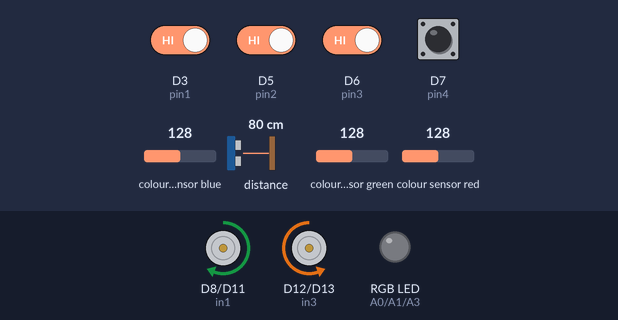
A sketch run on a simulated Arduino Nano 33 BLE. Shown: motor-driver pin pairs drawn as motors (green arrow = first pin HIGH = forward, orange = second pin HIGH = backward, longer = more drive, scaled by the enable pin), an RGB LED mixed from three pins (HIGH = lit). The inputs (shaded band) are chosen by the test bench; at power-on: D3 (pin1), D5 (pin2), D6 (pin3), D7 (pin4) HIGH, distance to the obstacle 80 cm, colour sensor blue 128, colour sensor green 128, colour sensor red 128.

Above: at 2.8 s.
2.9 s: distance to the obstacle set to 19 cm
4.4 s: distance to the obstacle set to 16 cm
At 4.8 s:
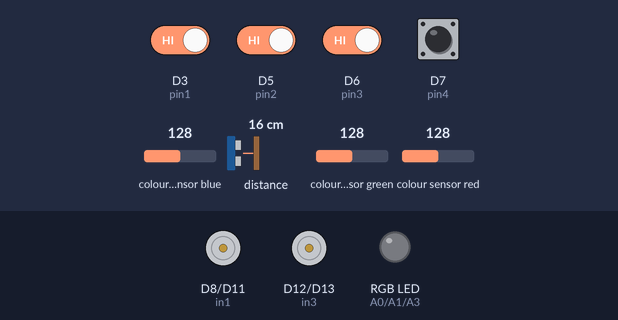
7.4 s: D6 (pin3) driven LOW
At 8.6 s:
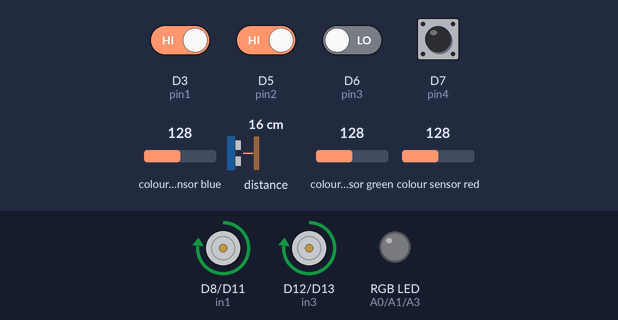
8.9 s: D5 (pin2) driven LOW
At 9.7 s:
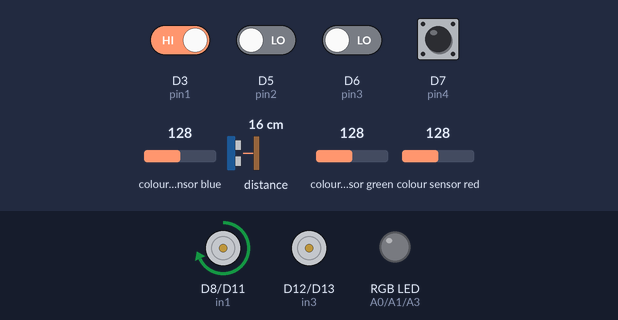
10.9 s: D5 (pin2) driven HIGH
At 12.4 s:
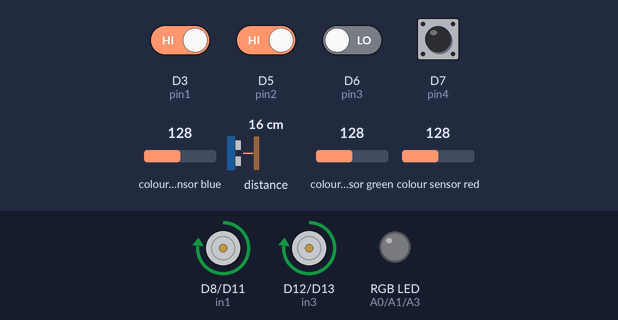
12.9 s: D3 (pin1) driven LOW
At 13.3 s:
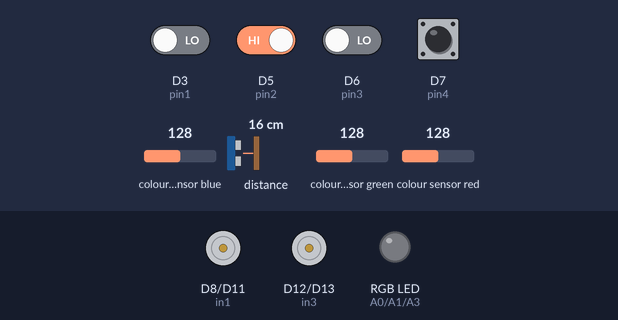
Timing chart, 0 to 15.9 s (numbered marks = the images above; inputs shaded):
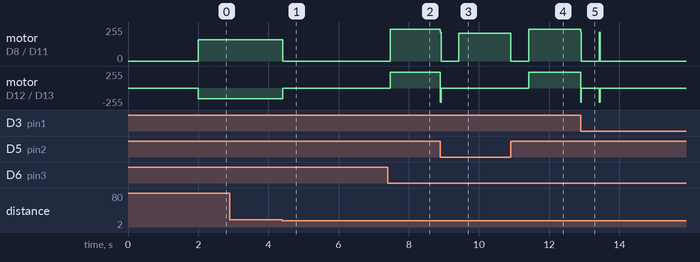

The sketch:

code_line_follower_robot.ino
```cpp
#include <Arduino_APDS9960.h>

const int pin1 = 3;//MID-left sensor //0
const int pin2 = 5;//MID-right sensor //1
const int pin3 = 6;//right //2
const int pin4 = 7;//left //3

const int enR = 10; // right motor
const int in1 = 8 ;
const int in2 = 11 ;

const int in3 = 12 ;//left motor
const int in4 = 13 ;
const int enL = 9;

 //int num [4]={pin1,pin2,pin3,pin4};
 int midL = pin1;
 int midR = pin2;
 int Right = pin3;
 int Left = pin4;

  int count = 0;
  int check;
  int prev=0;
  int Res=15;
//  stright_count=0;


 const int motorR = 160;
 const int motorL = motorR*1;

// rgb
int red_out=A0;
int green_out=A1;
int blue_out=A3;
int proximity;
 int r, g, b;


void setup() {

 //מנועים
 pinMode(in1, OUTPUT );
 pinMode(in2, OUTPUT) ;
 pinMode(enR, OUTPUT) ;
 pinMode(in3, OUTPUT) ;
 pinMode(in4, OUTPUT) ;
 pinMode(enL, OUTPUT) ;

//חיישנים
 pinMode(pin1,INPUT);
 pinMode(pin2,INPUT);
 pinMode(pin3,INPUT);
 pinMode(pin4,INPUT);

  if (!APDS.begin()) {
   //Serial.println("Error initializing APDS9960 sensor!");
  }
}

void loop() {

//rgb
if (APDS.proximityAvailable())
  {
     proximity = APDS.readProximity();

  }
    analogWrite(green_out,0);
    analogWrite(blue_out,0);
    analogWrite(red_out,0);
 if(proximity<215)
 {
  STOP();
  turn_light();
 }

 if(count == 0)
 {
delay (2000);
 }
 count++;


 midL = digitalRead(pin1);
 midR = digitalRead(pin2);
 Right = digitalRead(pin3);
 Left = digitalRead(pin4);


Res = ((Left*2)*4) + ((midL*2)*2) + ((midR*2)*1) + (Right);

if ( Res==5||Res==9||Res==10||Res==11||Res==13)
{
  Res=prev;

}


switch (Res)
{


case 1:
  Right_hard ();
  break;

case 2:
  Right_weak();
  break;

case 3:
   Right_weak();
  break;

case 4:
  Left_weak();
  break;

case 6:
  Straight();
  break;

case 7:
  Right_hard ();
  break;

case 8:
  Left_hard();
  break;

case 12:
   Left_weak();
  break;


case 14:
  Left_hard();
  break;

case 15:
  Straight();
  break;

default:
  break;

}
prev = Res;

}


 /////////////////right_weak/////////////////////
  void Right_weak ()
  {
    do{
   // RIGHT
 digitalWrite(in1, HIGH) ;
 digitalWrite(in2, LOW) ;
// LEFT
 digitalWrite(in3, LOW) ;
 digitalWrite(in4, HIGH) ;


 analogWrite(enR,  motorL*1.3) ;
 analogWrite(enL, 0) ;

 midL = digitalRead(pin1);
 midR = digitalRead(pin2);
 Right = digitalRead(pin3);
 Left = digitalRead(pin4);
if(midL==0&& midR==0&& Right==0&&Left==0)
{prev=6;
  break;
}
} while(midL == 0 || midR == 0 );


 }

 ///////////////stop////////////////////////
  void STOP()
  {

 // RIGHT
 digitalWrite(in1, LOW) ;
 digitalWrite(in2,HIGH) ;
// LEFT
 digitalWrite(in3, HIGH) ;
 digitalWrite(in4, LOW) ;

 analogWrite(enL, motorL) ;
 analogWrite(enR, motorR) ;
 delay(6);

 analogWrite(enL, 0) ;
 analogWrite(enR, 0) ;
 }

 ///////////////Straight//////////////////
  void Straight()
  {
//Serial.println("Straight");
 // RIGHT
 digitalWrite(in1, HIGH) ;
 digitalWrite(in2, LOW) ;
// LEFT
 digitalWrite(in3, LOW) ;
 digitalWrite(in4, HIGH) ;

 analogWrite(enL, motorL) ;
 analogWrite(enR, motorR) ;

 }
/////////////////////////////////////////

/////////////////left_weak//////////////
  void Left_weak ()
  {


 // Serial.println("Left Weak ");
  do{
     // RIGHT
 digitalWrite(in1, HIGH) ;
 digitalWrite(in2, LOW ) ;
// LEFT
 digitalWrite(in3, LOW) ;
 digitalWrite(in4, HIGH) ;

 analogWrite(enL,  motorR*1.3) ;
 analogWrite(enR, 0) ;

  midL = digitalRead(pin1);
 midR = digitalRead(pin2);
 Right = digitalRead(pin3);
 Left = digitalRead(pin4);
if(midL==0&& midR==0&& Right==0&&Left==0)
{prev=6;
  break;
}


} while(midL == 0 || midR == 0);


 }
 /////////////////right_hard//////////////////////
  void Right_hard ()
  {
    delay(10);
   if(avarg()==15) return;

do{
  // RIGHT
 digitalWrite(in1, LOW ) ;
 digitalWrite(in2, HIGH) ;
// LEFT
 digitalWrite(in3, LOW) ;
 digitalWrite(in4, HIGH) ;

 analogWrite(enL, motorL*1.5) ;
 analogWrite(enR, motorR*1.5) ;

 midL = digitalRead(pin1);
 midR = digitalRead(pin2);
 Right = digitalRead(pin3);

} while(midL == 0 || midR == 0 || midL == 1 && midR == 1 && Right == 1);
 digitalWrite(in1, HIGH) ;
 digitalWrite(in2, LOW) ;
// LEFT
 digitalWrite(in3, LOW) ;
 digitalWrite(in4, HIGH) ;

 analogWrite(enL, motorL*1.35);
 analogWrite(enR, motorR*1.35);
 delay(10);

}

 ///////////////////////////////////////////

 //////////////Left_Hard////////////////
 void Left_hard ()
  {
     delay(10);
   if(avarg()==15) return;

if(avarg()==15) return;
  do{
 // RIHGT
 digitalWrite(in1, HIGH) ;
 digitalWrite(in2, LOW) ;
// LEFT
 digitalWrite(in3, HIGH) ;
 digitalWrite(in4, LOW) ;


 analogWrite(enR, motorR*1.5) ;
 analogWrite(enL, motorL*1.5) ;

 midL = digitalRead(pin1);
 midR = digitalRead(pin2);
 Left = digitalRead(pin4);

} while(midL == 0 && midR == 0 || midL == 1 && midR == 1 && Left == 1);
 digitalWrite(in1, HIGH) ;
 digitalWrite(in2, LOW) ;
// LEFT
 digitalWrite(in3, LOW) ;
 digitalWrite(in4, HIGH) ;

 analogWrite(enL, motorL*1.35);
 analogWrite(enR, motorR*1.35);
 delay(10);
 }


 ///////////////rgb/////////////////////////
 void turn_light() {

    while (! APDS.colorAvailable()) {
    delay(5);
  }

  APDS.readColor(r, g, b);

    if(r>b&&r>g&&r>50)
  {
    digitalWrite(green_out,LOW);
    digitalWrite(blue_out,LOW);
    digitalWrite(red_out,HIGH);
  }
    if(g>b&&g>r&&g>50)
  {
    digitalWrite(green_out,HIGH);
    digitalWrite(blue_out,LOW);
    digitalWrite(red_out,LOW);
  }
     if(b>g&&b>r&&b>50)
  {
    digitalWrite(green_out,LOW);
    digitalWrite(blue_out,HIGH);
    digitalWrite(red_out,LOW);
  }
 delay(500);
  }

   ///////// avrg/////

  int avarg(){


 midL = digitalRead(pin1);
 midR = digitalRead(pin2);
 Right = digitalRead(pin3);
 Left = digitalRead(pin4);

//if (flag != 1)

Res = ((Left*2)*4) + ((midL*2)*2) + ((midR*2)*1) + (Right);


return Res;
  }
```

Measured:
- the behaviour switches between 18 and 17 cm on distance to the obstacle (found by bisection; images 0 and 1)
- after the input at 2.9 s, every drawn part: stays the same
- after the input at 4.4 s, motor on D8 (in1) / D11 (in2): forward 160/255 → stopped at once; motor on D12 (in3) / D13 (in4): backward 160/255 → stopped at once
- after the input at 7.4 s, motor on D8 (in1) / D11 (in2), motor on D12 (in3) / D13 (in4): stopped → forward 240/255 after 0.07 s
- after the input at 8.9 s, motor on D8 (in1) / D11 (in2): forward 240/255 → stopped at once, → forward 208/255 0.52 s later; motor on D12 (in3) / D13 (in4): forward 240/255 → stopped at once
- after the input at 10.9 s, motor on D8 (in1) / D11 (in2): forward 208/255 → stopped at once, → forward 240/255 0.51 s later; motor on D12 (in3) / D13 (in4): stopped → forward 240/255 after 0.52 s
- after the input at 12.9 s, motor on D8 (in1) / D11 (in2), motor on D12 (in3) / D13 (in4): forward 240/255 → stopped at once
